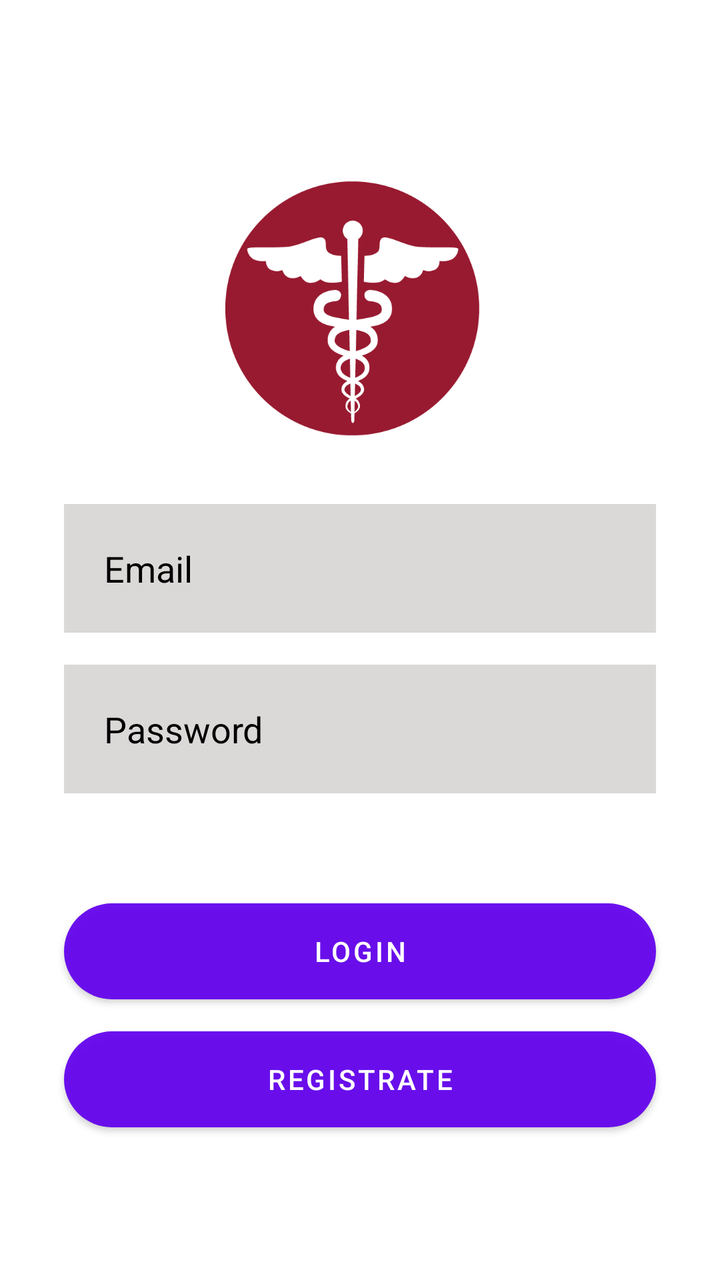
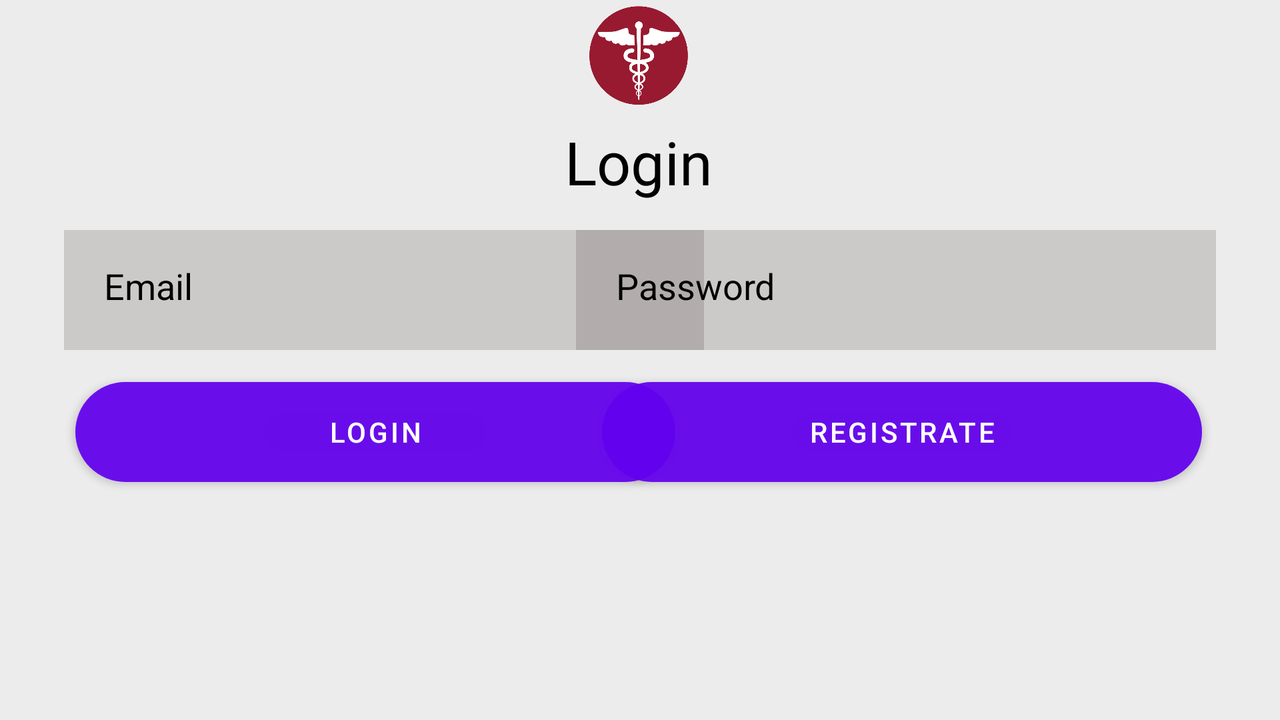

An Android layout and its configuration variant, each rendered on a device that would load it. The default file and the variant file are quoted in full after the pictures.
<!-- AndroidManifest.xml: application theme Theme.MEDIARM -->
<!-- res/layout/activity_login.xml -->
<?xml version="1.0" encoding="utf-8"?>
<androidx.constraintlayout.widget.ConstraintLayout xmlns:android="http://schemas.android.com/apk/res/android"
    xmlns:app="http://schemas.android.com/apk/res-auto"
    xmlns:tools="http://schemas.android.com/tools"
    android:layout_width="match_parent"
    android:layout_height="match_parent"
    android:background="#FFFFFF"
    tools:context=".Login">

    <EditText
        android:id="@+id/correo"
        android:layout_width="match_parent"
        android:layout_height="wrap_content"
        android:layout_marginStart="32dp"
        android:layout_marginTop="252dp"
        android:layout_marginEnd="32dp"
        android:layout_marginBottom="8dp"
        android:ems="10"
        android:hint="Email"
        android:inputType="textPersonName"
        android:minHeight="48dp"
        app:layout_constraintEnd_toEndOf="parent"
        app:layout_constraintHorizontal_bias="0.0"
        app:layout_constraintStart_toStartOf="parent"
        app:layout_constraintTop_toTopOf="parent"
        android:textColorHint="@color/black"
        android:textColor="@color/black"
        android:background="#30403232"
        android:padding="20dp" />


    <EditText
        android:id="@+id/contraseña"
        android:layout_width="match_parent"
        android:layout_height="wrap_content"
        android:layout_marginStart="32dp"
        android:layout_marginTop="16dp"
        android:layout_marginEnd="32dp"
        android:layout_marginBottom="16dp"
        android:ems="10"
        android:hint="Password"
        android:inputType="textPassword"
        android:minHeight="48dp"
        app:layout_constraintBottom_toTopOf="@+id/registro"
        app:layout_constraintEnd_toEndOf="parent"
        app:layout_constraintHorizontal_bias="0.0"
        app:layout_constraintStart_toStartOf="parent"
        app:layout_constraintTop_toBottomOf="@+id/correo"
        android:textColorHint="@color/black"
        android:textColor="@color/black"
        android:background="#30403232"
        android:padding="20dp"/>

    <Button
        android:id="@+id/registro"
        android:layout_width="match_parent"
        android:layout_height="wrap_content"
        android:layout_marginStart="32dp"
        android:layout_marginTop="55dp"
        android:layout_marginEnd="32dp"
        android:background="@drawable/button_rounded"
        android:backgroundTint="#ED587AE3"
        android:text="Login"
        app:cornerRadius="40dp"
        app:layout_constraintEnd_toEndOf="parent"
        app:layout_constraintHorizontal_bias="0.0"
        app:layout_constraintStart_toStartOf="parent"
        app:layout_constraintTop_toBottomOf="@+id/contraseña"
        android:textColor="@color/white"/>



    <ImageView
        android:id="@+id/imageView4"
        android:layout_width="129dp"
        android:layout_height="152dp"
        android:layout_marginTop="80dp"
        android:layout_marginEnd="8dp"
        android:layout_marginBottom="24dp"
        app:layout_constraintBottom_toTopOf="@+id/correo"
        app:layout_constraintEnd_toEndOf="parent"
        app:layout_constraintStart_toStartOf="parent"
        app:layout_constraintTop_toTopOf="parent"
        app:srcCompat="@drawable/logo_mediarmm" />

    <Button
        android:id="@+id/button"
        android:layout_width="match_parent"
        android:layout_height="wrap_content"
        android:layout_marginStart="32dp"
        android:layout_marginTop="16dp"
        android:layout_marginEnd="32dp"
        android:background="@drawable/button_rounded"
        android:text="Registrate"
        app:layout_constraintEnd_toEndOf="parent"
        app:layout_constraintHorizontal_bias="0.0"
        app:layout_constraintStart_toStartOf="parent"
        app:layout_constraintTop_toBottomOf="@+id/registro" />

    <ImageView
        android:id="@+id/imageView"
        android:layout_width="241dp"
        android:layout_height="297dp"
        android:layout_marginTop="4dp"
        android:layout_marginEnd="284dp"
        android:layout_marginBottom="32dp"
        app:layout_constraintBottom_toTopOf="@+id/correo"
        app:layout_constraintEnd_toEndOf="parent"
        app:layout_constraintTop_toTopOf="parent"
        app:layout_constraintVertical_bias="1.0"
        app:srcCompat="@drawable/fondocirculo" />

    <ImageView
        android:id="@+id/imageView3"
        android:layout_width="241dp"
        android:layout_height="297dp"
        android:layout_marginStart="264dp"
        android:layout_marginTop="8dp"
        app:layout_constraintStart_toStartOf="parent"
        app:layout_constraintTop_toBottomOf="@+id/button"
        app:srcCompat="@drawable/fondocirculo" />

    <ImageView
        android:id="@+id/imageView2"
        android:layout_width="218dp"
        android:layout_height="269dp"
        android:layout_marginEnd="176dp"
        android:layout_marginBottom="116dp"
        app:layout_constraintBottom_toTopOf="@+id/correo"
        app:layout_constraintEnd_toEndOf="parent"
        app:srcCompat="@drawable/fondocirculo" />

    <ImageView
        android:id="@+id/imageView5"
        android:layout_width="164dp"
        android:layout_height="223dp"
        android:layout_marginStart="172dp"
        android:layout_marginTop="52dp"
        app:layout_constraintStart_toStartOf="parent"
        app:layout_constraintTop_toBottomOf="@+id/button"
        app:srcCompat="@drawable/fondocirculo" />

</androidx.constraintlayout.widget.ConstraintLayout>
<!-- resources referenced by this layout -->
<resources>
  <color name="black">#FF000000</color>
  <color name="white">#FFFFFFFF</color>
  <!-- drawable button_rounded (drawable-v24) -->
  <?xml version="1.0" encoding="utf-8"?>
  <shape xmlns:android="http://schemas.android.com/apk/res/android">
      <corners android:radius="30dp"/>
      <solid android:color="#ED587AE3"/>
  </shape>
  <!-- drawable logo_mediarmm: png bitmap (drawable, 11763 bytes) -->
  <style name="Theme.MEDIARM" parent="Theme.MaterialComponents.DayNight.DarkActionBar">
          
          <item name="colorPrimary">@color/purple_500</item>
          <item name="colorPrimaryVariant">@color/purple_700</item>
          <item name="colorOnPrimary">@color/white</item>
          
          <item name="colorSecondary">@color/teal_200</item>
          <item name="colorSecondaryVariant">@color/teal_700</item>
          <item name="colorOnSecondary">@color/black</item>
          
          <item name="android:statusBarColor" tools:targetApi="l">?attr/colorPrimaryVariant</item>
          
      </style>
  <color name="purple_500">#FF6200EE</color>
  <color name="purple_700">#FF3700B3</color>
  <color name="teal_200">#FF03DAC5</color>
  <color name="teal_700">#FF018786</color>
</resources>
<!-- res/layout-land/activity_login.xml (the repository's variant of the layout above) -->
<!-- drawn on the phone turned sideways -->
<?xml version="1.0" encoding="utf-8"?>
<androidx.constraintlayout.widget.ConstraintLayout xmlns:android="http://schemas.android.com/apk/res/android"
    xmlns:app="http://schemas.android.com/apk/res-auto"
    xmlns:tools="http://schemas.android.com/tools"
    android:layout_width="match_parent"
    android:layout_height="match_parent"
    android:background="#ECECEC"
    tools:context=".Login">


    <EditText
        android:id="@+id/txtEmailL"
        android:layout_width="320dp"
        android:layout_height="60dp"
        android:layout_marginStart="32dp"
        android:layout_marginTop="115dp"
        android:layout_marginEnd="32dp"
        android:background="#30403232"
        android:ems="10"
        android:hint="@string/email"
        android:inputType="textEmailAddress"
        android:minHeight="48dp"
        android:padding="20dp"
        android:textColor="@color/black"
        android:textColorHint="@color/black"
        app:layout_constraintEnd_toEndOf="parent"
        app:layout_constraintHorizontal_bias="0.0"
        app:layout_constraintStart_toStartOf="parent"
        app:layout_constraintTop_toTopOf="parent" />

    <EditText
        android:id="@+id/txtPasswordL"
        android:layout_width="320dp"
        android:layout_height="60dp"
        android:layout_marginStart="32dp"
        android:layout_marginTop="115dp"
        android:layout_marginEnd="32dp"
        android:background="#30403232"
        android:ems="10"
        android:hint="@string/password"
        android:inputType="textPassword"
        android:minHeight="48dp"
        android:padding="20dp"
        android:textColor="@color/black"
        android:textColorHint="@color/black"
        app:layout_constraintEnd_toEndOf="parent"
        app:layout_constraintHorizontal_bias="1.0"
        app:layout_constraintStart_toStartOf="parent"
        app:layout_constraintTop_toTopOf="parent" />


    <Button
        android:id="@+id/login"
        android:layout_width="300dp"
        android:layout_height="50dp"
        android:layout_marginStart="32dp"
        android:layout_marginTop="16dp"
        android:layout_marginEnd="32dp"
        android:background="@drawable/button_rounded"
        android:backgroundTint="#ED587AE3"
        android:text="@string/login"
        android:textColor="@color/white"
        app:cornerRadius="40dp"
        app:layout_constraintEnd_toEndOf="parent"
        app:layout_constraintHorizontal_bias="0.021"
        app:layout_constraintStart_toStartOf="parent"
        app:layout_constraintTop_toBottomOf="@+id/txtEmailL" />

    <ImageView
        android:id="@+id/imageView4"
        android:layout_width="50dp"
        android:layout_height="50dp"
        android:layout_marginStart="8dp"
        android:layout_marginEnd="8dp"
        android:layout_marginBottom="24dp"
        app:layout_constraintBottom_toTopOf="@+id/txtEmailL"
        app:layout_constraintEnd_toEndOf="parent"
        app:layout_constraintHorizontal_bias="0.499"
        app:layout_constraintStart_toStartOf="parent"
        app:layout_constraintTop_toTopOf="parent"
        app:layout_constraintVertical_bias="0.065"
        app:srcCompat="@drawable/logo_mediarmm" />


    <Button
        android:id="@+id/registrarte"
        android:layout_width="300dp"
        android:layout_height="50dp"
        android:layout_marginStart="32dp"
        android:layout_marginTop="16dp"
        android:layout_marginEnd="32dp"
        android:background="@drawable/button_rounded"
        android:backgroundTint="#ED587AE3"
        android:text="@string/registrate"
        app:layout_constraintEnd_toEndOf="parent"
        app:layout_constraintHorizontal_bias="0.975"
        app:layout_constraintStart_toStartOf="parent"
        app:layout_constraintTop_toBottomOf="@+id/txtPasswordL" />

    <TextView
        android:id="@+id/textView"
        android:layout_width="wrap_content"
        android:layout_height="wrap_content"
        android:layout_marginStart="8dp"
        android:layout_marginTop="8dp"
        android:layout_marginEnd="8dp"
        android:layout_marginBottom="8dp"
        android:text="@string/login"
        android:textColor="@color/black"
        android:textSize="30sp"
        app:layout_constraintBottom_toTopOf="@+id/txtEmailL"
        app:layout_constraintEnd_toEndOf="parent"
        app:layout_constraintHorizontal_bias="0.499"
        app:layout_constraintStart_toStartOf="parent"
        app:layout_constraintTop_toBottomOf="@+id/imageView4"
        app:layout_constraintVertical_bias="0.02" />

</androidx.constraintlayout.widget.ConstraintLayout>
<!-- resources referenced by the variant -->
<!-- as the phone turned sideways resolves them -->
<resources>
  <color name="black">#FF000000</color>
  <color name="white">#FFFFFFFF</color>
  <!-- drawable button_rounded (drawable-v24) -->
  <?xml version="1.0" encoding="utf-8"?>
  <shape xmlns:android="http://schemas.android.com/apk/res/android">
      <corners android:radius="30dp"/>
      <solid android:color="#ED587AE3"/>
  </shape>
  <!-- drawable logo_mediarmm: png bitmap (drawable, 11763 bytes) -->
  <string name="email">Email</string>
  <string name="login">Login</string>
  <string name="password">Password</string>
  <string name="registrate">Registrate</string>
  <style name="Theme.MEDIARM" parent="Theme.MaterialComponents.DayNight.DarkActionBar">
          
          <item name="colorPrimary">@color/purple_500</item>
          <item name="colorPrimaryVariant">@color/purple_700</item>
          <item name="colorOnPrimary">@color/white</item>
          
          <item name="colorSecondary">@color/teal_200</item>
          <item name="colorSecondaryVariant">@color/teal_700</item>
          <item name="colorOnSecondary">@color/black</item>
          
          <item name="android:statusBarColor" tools:targetApi="l">?attr/colorPrimaryVariant</item>
          
      </style>
  <color name="purple_500">#FF6200EE</color>
  <color name="purple_700">#FF3700B3</color>
  <color name="teal_200">#FF03DAC5</color>
  <color name="teal_700">#FF018786</color>
</resources>
